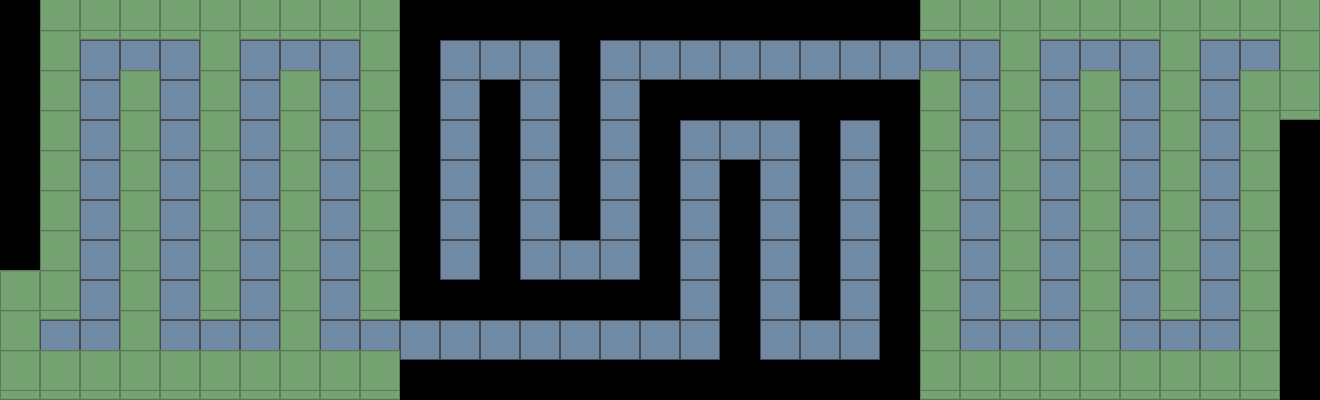

This is a level from a 2D game, rendered from its Tiled map with the project's own tilesets. A one-line summary and the complete map file follow:
An orthogonal 33x10 tile map with 40x40 px tiles, 5 tile layers (Ground, CreepSelect, Walls, TowerSelect, ...), 2 tilesets and 6 objects (2x Towers, 2x Creeps, 2x Shrine).

<map version="1.0" orientation="orthogonal" width="33" height="10" tilewidth="40" tileheight="40">
 <tileset firstgid="1" name="tile" tilewidth="40" tileheight="40">
  <image source="../images/tile.png" width="40" height="40" />
 </tileset>
 <tileset firstgid="2" name="tile2" tilewidth="40" tileheight="50">
  <image source="../images/tile2.png" width="40" height="50" />
 </tileset>
 <layer name="Ground" width="33" height="10">
  <data encoding="csv">
0,0,0,0,0,0,0,0,0,0,0,0,0,0,0,0,0,0,0,0,0,0,0,0,0,0,0,0,0,0,0,0,0,
0,0,1,1,1,0,1,1,1,0,0,1,1,1,0,1,1,1,1,1,1,1,1,1,1,0,1,1,1,0,1,1,0,
0,0,1,0,1,0,1,0,1,0,0,1,0,1,0,1,0,0,0,0,0,0,0,0,1,0,1,0,1,0,1,0,0,
0,0,1,0,1,0,1,0,1,0,0,1,0,1,0,1,0,1,1,1,0,1,0,0,1,0,1,0,1,0,1,0,0,
0,0,1,0,1,0,1,0,1,0,0,1,0,1,0,1,0,1,0,1,0,1,0,0,1,0,1,0,1,0,1,0,0,
0,0,1,0,1,0,1,0,1,0,0,1,0,1,0,1,0,1,0,1,0,1,0,0,1,0,1,0,1,0,1,0,0,
0,0,1,0,1,0,1,0,1,0,0,1,0,1,1,1,0,1,0,1,0,1,0,0,1,0,1,0,1,0,1,0,0,
0,0,1,0,1,0,1,0,1,0,0,0,0,0,0,0,0,1,0,1,0,1,0,0,1,0,1,0,1,0,1,0,0,
0,1,1,0,1,1,1,0,1,1,1,1,1,1,1,1,1,1,0,1,1,1,0,0,1,1,1,0,1,1,1,0,0,
0,0,0,0,0,0,0,0,0,0,0,0,0,0,0,0,0,0,0,0,0,0,0,0,0,0,0,0,0,0,0,0,0
</data>
 </layer>
 <layer name="CreepSelect" width="33" height="10">
  <data encoding="csv">
0,0,0,0,0,0,0,0,0,0,0,0,0,0,0,0,0,0,0,0,0,0,0,0,0,0,0,0,0,0,0,0,0,
0,0,0,0,0,0,0,0,0,0,0,0,0,0,0,0,0,0,0,0,0,0,0,0,0,0,0,0,0,0,0,0,0,
0,0,0,0,0,0,0,0,0,0,0,0,0,0,0,0,0,0,0,0,0,0,0,0,0,0,0,0,0,0,0,0,0,
0,0,0,0,0,0,0,0,0,0,0,0,0,0,0,0,0,0,0,0,0,0,0,0,0,0,0,0,0,0,0,0,0,
0,0,0,0,0,0,0,0,0,0,0,0,0,0,0,0,0,0,0,0,0,0,0,0,0,0,0,0,0,0,0,0,0,
0,0,0,0,0,0,0,0,0,0,0,0,0,0,0,0,0,0,0,0,0,0,0,0,0,0,0,0,0,0,0,0,0,
0,0,0,0,0,0,0,0,0,0,0,0,0,0,0,0,0,0,0,0,0,0,0,0,0,0,0,0,0,0,0,0,0,
0,0,0,0,0,0,0,0,0,0,0,0,0,0,0,0,0,0,0,0,0,0,0,0,0,0,0,0,0,0,0,0,0,
0,0,0,0,0,0,0,0,0,0,0,0,0,0,0,0,0,0,0,0,0,0,0,0,0,0,0,0,0,0,0,0,0,
0,0,0,0,0,0,0,0,0,0,0,0,0,0,0,0,0,0,0,0,0,0,0,0,0,0,0,0,0,0,0,0,0
</data>
 </layer>
 <layer name="Walls" width="33" height="10">
  <data encoding="csv">
0,2,2,2,2,2,2,2,2,2,0,0,0,0,0,0,0,0,0,0,0,0,0,2,2,2,2,2,2,2,2,2,2,
0,2,0,0,0,2,0,0,0,2,0,0,0,0,0,0,0,0,0,0,0,0,0,0,0,2,0,0,0,2,0,0,2,
0,2,0,2,0,2,0,2,0,2,0,0,0,0,0,0,0,0,0,0,0,0,0,2,0,2,0,2,0,2,0,2,2,
0,2,0,2,0,2,0,2,0,2,0,0,0,0,0,0,0,0,0,0,0,0,0,2,0,2,0,2,0,2,0,2,0,
0,2,0,2,0,2,0,2,0,2,0,0,0,0,0,0,0,0,0,0,0,0,0,2,0,2,0,2,0,2,0,2,0,
0,2,0,2,0,2,0,2,0,2,0,0,0,0,0,0,0,0,0,0,0,0,0,2,0,2,0,2,0,2,0,2,0,
0,2,0,2,0,2,0,2,0,2,0,0,0,0,0,0,0,0,0,0,0,0,0,2,0,2,0,2,0,2,0,2,0,
2,2,0,2,0,2,0,2,0,2,0,0,0,0,0,0,0,0,0,0,0,0,0,2,0,2,0,2,0,2,0,2,0,
2,0,0,2,0,0,0,2,0,0,0,0,0,0,0,0,0,0,0,0,0,0,0,2,0,0,0,2,0,0,0,2,0,
2,2,2,2,2,2,2,2,2,2,0,0,0,0,0,0,0,0,0,0,0,0,0,2,2,2,2,2,2,2,2,2,0
</data>
 </layer>
 <objectgroup name="Regions" width="33" height="10">
  <object name="Player1" type="Towers" x="4" y="6" width="385" height="381" />
  <object name="Player2" type="Towers" x="936" y="10" width="374" height="376" />
  <object name="Player2" type="Creeps" x="699" y="136" width="167" height="209" />
  <object name="Player1" type="Creeps" x="450" y="56" width="175" height="210" />
  <object name="Player1" type="Shrine" x="51" y="330" width="19" height="21" />
  <object name="Player2" type="Shrine" x="1249" y="46" width="19" height="20" />
 </objectgroup>
 <layer name="TowerSelect" width="33" height="10">
  <properties>
   <property name="yoffset" value="-5" />
  </properties>
  <data encoding="csv">
0,0,0,0,0,0,0,0,0,0,0,0,0,0,0,0,0,0,0,0,0,0,0,0,0,0,0,0,0,0,0,0,0,
0,0,0,0,0,0,0,0,0,0,0,0,0,0,0,0,0,0,0,0,0,0,0,0,0,0,0,0,0,0,0,0,0,
0,0,0,0,0,0,0,0,0,0,0,0,0,0,0,0,0,0,0,0,0,0,0,0,0,0,0,0,0,0,0,0,0,
0,0,0,0,0,0,0,0,0,0,0,0,0,0,0,0,0,0,0,0,0,0,0,0,0,0,0,0,0,0,0,0,0,
0,0,0,0,0,0,0,0,0,0,0,0,0,0,0,0,0,0,0,0,0,0,0,0,0,0,0,0,0,0,0,0,0,
0,0,0,0,0,0,0,0,0,0,0,0,0,0,0,0,0,0,0,0,0,0,0,0,0,0,0,0,0,0,0,0,0,
0,0,0,0,0,0,0,0,0,0,0,0,0,0,0,0,0,0,0,0,0,0,0,0,0,0,0,0,0,0,0,0,0,
0,0,0,0,0,0,0,0,0,0,0,0,0,0,0,0,0,0,0,0,0,0,0,0,0,0,0,0,0,0,0,0,0,
0,0,0,0,0,0,0,0,0,0,0,0,0,0,0,0,0,0,0,0,0,0,0,0,0,0,0,0,0,0,0,0,0,
0,0,0,0,0,0,0,0,0,0,0,0,0,0,0,0,0,0,0,0,0,0,0,0,0,0,0,0,0,0,0,0,0
</data>
 </layer>
 <layer name="Towers" width="33" height="10">
  <properties>
   <property name="yoffset" value="-5" />
  </properties>
  <data encoding="csv">
0,0,0,0,0,0,0,0,0,0,0,0,0,0,0,0,0,0,0,0,0,0,0,0,0,0,0,0,0,0,0,0,0,
0,0,0,0,0,0,0,0,0,0,0,0,0,0,0,0,0,0,0,0,0,0,0,0,0,0,0,0,0,0,0,0,0,
0,0,0,0,0,0,0,0,0,0,0,0,0,0,0,0,0,0,0,0,0,0,0,0,0,0,0,0,0,0,0,0,0,
0,0,0,0,0,0,0,0,0,0,0,0,0,0,0,0,0,0,0,0,0,0,0,0,0,0,0,0,0,0,0,0,0,
0,0,0,0,0,0,0,0,0,0,0,0,0,0,0,0,0,0,0,0,0,0,0,0,0,0,0,0,0,0,0,0,0,
0,0,0,0,0,0,0,0,0,0,0,0,0,0,0,0,0,0,0,0,0,0,0,0,0,0,0,0,0,0,0,0,0,
0,0,0,0,0,0,0,0,0,0,0,0,0,0,0,0,0,0,0,0,0,0,0,0,0,0,0,0,0,0,0,0,0,
0,0,0,0,0,0,0,0,0,0,0,0,0,0,0,0,0,0,0,0,0,0,0,0,0,0,0,0,0,0,0,0,0,
0,0,0,0,0,0,0,0,0,0,0,0,0,0,0,0,0,0,0,0,0,0,0,0,0,0,0,0,0,0,0,0,0,
0,0,0,0,0,0,0,0,0,0,0,0,0,0,0,0,0,0,0,0,0,0,0,0,0,0,0,0,0,0,0,0,0
</data>
 </layer>
</map>